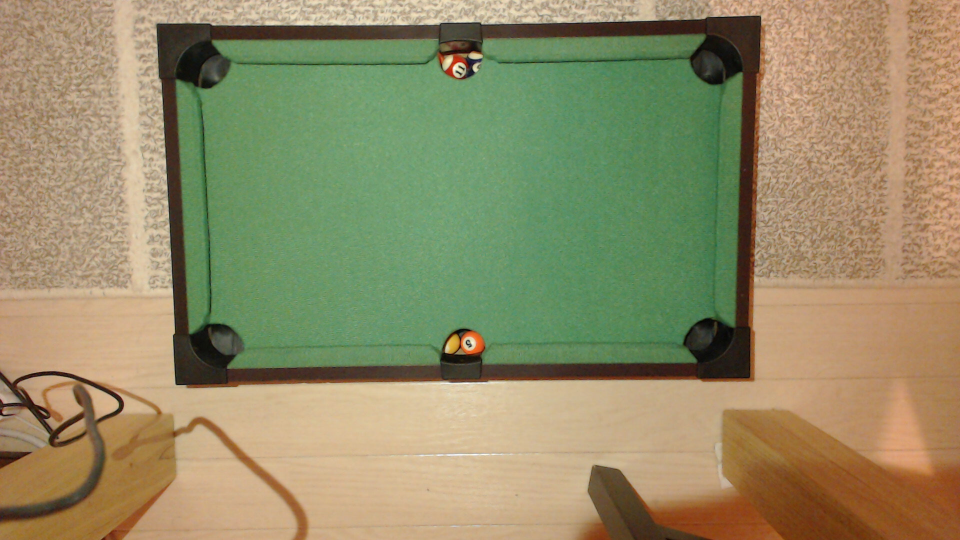
#> input picture photos/20170921/2017-09-21-185800.jpg, 1920 x 1080 px (shown at 1/2 size)
$ python 20170921.py   (Python 2 division)   (older library calls are emulated)
#> lines starting #> are read from the running program, lines starting #| are printed output that depends on the picture; after the words box and inside, x2 and y2 are one past the last pixel; in counts of white or black regions, pixels touching at a corner belong together
# -*- coding: utf-8

import cv2
import numpy as np


def main():
    images=[
        'photos/20170921/2017-09-21-185800.jpg',
        'photos/20170921/2017-09-21-185805.jpg',
        'photos/20170921/2017-09-21-185809.jpg',
        'photos/20170921/2017-09-21-185841.jpg',
        'photos/20170921/2017-09-21-185847.jpg',
        'photos/20170921/2017-09-21-185852.jpg',
    ]

    for img in images:
        img = cv2.imread(img)
#> img is the input picture: shape (1080, 1920, 3); mean B, G, R 102.7, 139.9, 146.1

        img_org = img.copy()

        # 表示
        cv2.imshow('original', img)
        cv2.waitKey(0)
        cv2.destroyAllWindows()

        # バイラテラルフィルタ（平滑化）
        img = cv2.bilateralFilter(img, 0, 24, 2)

        # 表示
        cv2.imshow('bilateral filter', img)
        cv2.waitKey(0)
        cv2.destroyAllWindows()

        # HSVカラー空間に変換
        img = cv2.cvtColor(img, cv2.COLOR_BGR2HSV)
#> img: shape (1080, 1920, 3); mean H, S, V 30.3, 96, 160.8

        # 表示
        cv2.imshow('HSV', img)
        cv2.waitKey(0)
        cv2.destroyAllWindows()

        # [30 lines of commented-out code are left out]
        greenLower = (40, 60, 40)
        greenUpper = (90, 255, 255)

	mask = cv2.inRange(img, greenLower, greenUpper)
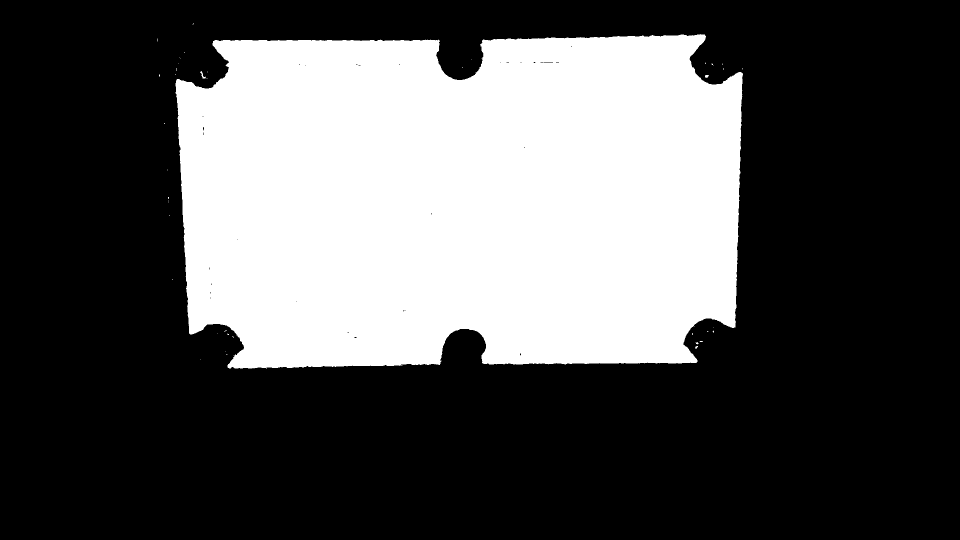
#> mask: shape (1080, 1920) (shown at 1/2 size); 33% white; 44 white regions (40 under 20 px), largest, box (x1, y1, x2, y2) and area: (351, 68, 1486, 737) 683841, (400, 142, 412, 157) 55, (1410, 150, 1418, 156) 34, (1390, 692, 1396, 698) 20
	mask = cv2.erode(mask, None, iterations=2)
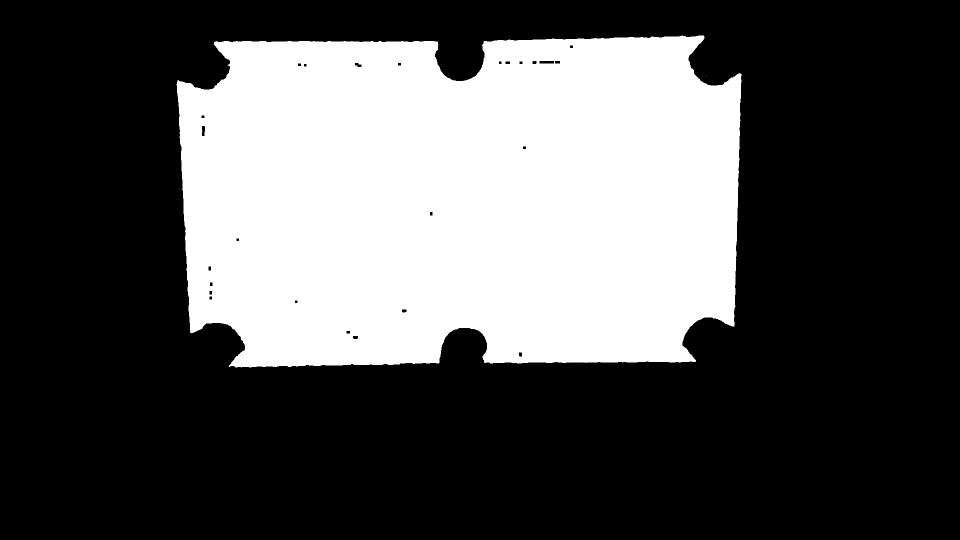
#> mask: shape (1080, 1920) (shown at 1/2 size); 32.5% white; 2 white regions (1 under 20 px), largest, box (x1, y1, x2, y2) and area: (353, 71, 1483, 735) 673412
	mask = cv2.dilate(mask, None, iterations=2)
#> mask: shape (1080, 1920); 33% white; 2 white regions

        cv2.imshow('image', mask)
        cv2.waitKey(0)
        cv2.destroyAllWindows()

        # 輪郭検出
	_, contours, _  = cv2.findContours(mask.copy(), cv2.RETR_EXTERNAL,
		                          cv2.CHAIN_APPROX_SIMPLE)
#> contours = 2 contours, 1 with area under 20; largest, box (x1, y1, x2, y2) and area: (351, 69, 1485, 737) 681746

        # 輪郭を面積が大きい順に並べ替える。
        contours.sort(key=cv2.contourArea, reverse=True)

        cv2.drawContours(img, contours, 0, (255,0,0), 3)
#> img: shape (1080, 1920, 3); mean H, S, V 32.3, 95.1, 159.9

        # 面積が一番大きい物を台とみなす
        pool = contours[0]
#> pool = contour of 1081 points, box (x1, y1, x2, y2) (351, 69, 1485, 737), area 681746

        cv2.imshow('pool', img)
        cv2.waitKey(0)
        cv2.destroyAllWindows()

        # ポケットで穴が開いているところを埋める
        # 埋めなくても大丈夫な気がするけど
        hull = cv2.convexHull(pool)
#> hull = contour of 21 points, box (x1, y1, x2, y2) (351, 69, 1485, 737), area 720097
        cv2.drawContours(img, [hull], 0, (255,255,255), 3)
#> img: shape (1080, 1920, 3); mean H, S, V 33.2, 96.7, 161.7

        # 黒いイメージに描画する
        height, width = img.shape[:2]
#> height = 1080; width = 1920
        img_solid_black = np.zeros((height, width, 3), np.uint8)
        img_hull = img_solid_black.copy()
        cv2.drawContours(img_hull, [hull], 0, (255,255,255), 3)
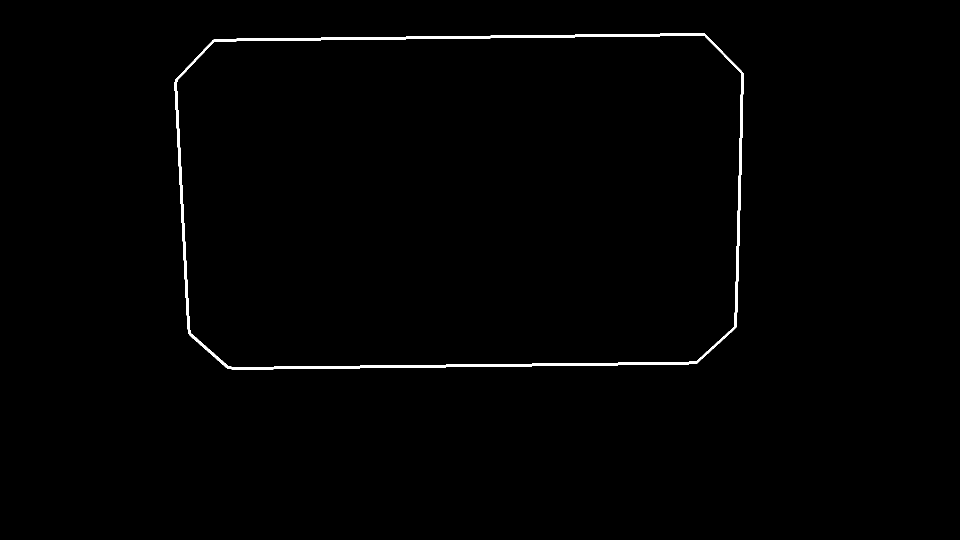
#> img_hull: shape (1080, 1920, 3) (shown at 1/2 size); 0.8% white; 1 white region, box (x1, y1, x2, y2) and area: (349, 67, 1487, 739) 16571

        cv2.imshow('hull', img_hull)
        cv2.waitKey(0)
        cv2.destroyAllWindows()

        # グレースケール
        gray = cv2.cvtColor(img_hull, cv2.COLOR_BGR2GRAY)

        # Cannyでエッジ検出
        edges = cv2.Canny(gray,50,150,apertureSize = 3)
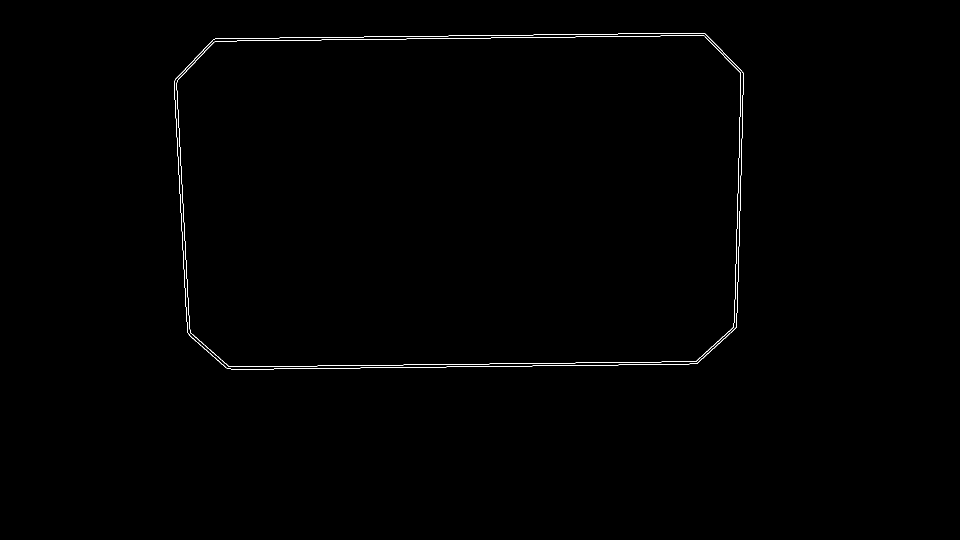
#> edges: shape (1080, 1920) (shown at 1/2 size); 0.34% white in thin lines or dots, all inside (x1, y1, x2, y2) = (348, 66, 1487, 739)

        # np.pi/360はnp.pi/180よりもよい結果を出す。分解能は高いほうがよい？？
        # ↑縦の線が180の時はしきい値を下げないと検出できない場合がある
        lines = cv2.HoughLines(edges, 1, np.pi/360, 250)
#> lines = [[1485, 0.0262], [1490, 0.0262], [-344, 3.09], [-339, 3.09], [736, 1.56], [741, 1.56], [84, 1.56], [79, 1.56], [90, 1.55]]

        # rhoでソートして似たような直線を配列上で近くに並ばせる
        lines = sorted(lines, key=lambda line: line[0][0])
#> lines = [[[-344, 3.09]], [[-339, 3.09]], [[79, 1.56]], [[84, 1.56]], [[90, 1.55]], [[736, 1.56]], [[741, 1.56]], [[1485, 0.0262]], [[1490, 0.0262]]]

        # 同じような直線同士の平均をとり一本の直線にまとめる
        lines_combined = []
        # 直線距離の差は10ピクセルまで
        max_diff_rho = 10
        # 角度の差は0.1度まで
        max_diff_theta = np.pi/3600

        current_line = lines[0]
#> current_line = [[-344, 3.09]]
        for i, line in enumerate(lines):
            rhoc, thetac = current_line[0]
            rho,theta = line[0]
            if(abs(rhoc - rho) > max_diff_rho) \
              and abs(rhoc - rho) > max_diff_theta:
                lines_combined.append(current_line)
                current_line = line
            else:
                current_line = [[(rhoc + rho) / 2.0, (thetac + theta) / 2.0]]
#> this loop made 9 passes
#> (rhoc, thetac, rho, theta, current_line) on passes 2, 4, 5, 7, 9: (-344, 3.09, -339, 3.09, [[-341.5, 3.09]]), (79, 1.56, 84, 1.56, [[81.5, 1.56]]), (81.5, 1.56, 90, 1.55, [[85.75, 1.56]]), (736, 1.56, 741, 1.56, [[738.5, 1.56]]), (1485, 0.0262, 1490, 0.0262, [[1487.5, 0.0262]])
#> (rhoc, thetac, rho, theta) on passes 1, 3, 6, 8: (-344, 3.09, -344, 3.09), (-341.5, 3.09, 79, 1.56), (85.75, 1.56, 736, 1.56), (738.5, 1.56, 1485, 0.0262)
#> after the loop, lines_combined = [[[-341.5, 3.09]], [[85.75, 1.56]], [[738.5, 1.56]]]
        lines_combined.append(current_line)

        lines =  lines_combined
#> lines = [[[-341.5, 3.09]], [[85.75, 1.56]], [[738.5, 1.56]], [[1487.5, 0.0262]]]

        for line in lines:
            rho,theta = line[0]
            a = np.cos(theta)
            b = np.sin(theta)
            x0 = a*rho
            y0 = b*rho
            # 3000は画像の幅より大きければよい適当な数字
            x1 = int(x0 + 3000*(-b))
            y1 = int(y0 + 3000*(a))
            x2 = int(x0 - 3000*(-b))
            y2 = int(y0 - 3000*(a))
            cv2.line(img, (x1,y1),(x2,y2), (255,255,0), 2)
#> this loop made 4 passes
#> (rho, theta, a, b, x0, y0, x1, y1) on passes 1 to 4: (-341.5, 3.09, -0.999, 0.0523, 341, -17.87, 184, -3013), (85.75, 1.56, 0.0131, 1, 1.12, 85.74, -2998, 125), (738.5, 1.56, 0.00873, 1, 6.44, 738.5, -2993, 764), (1487.5, 0.0262, 1, 0.0262, 1487, 38.94, 1408, 3037)
#> img: shape (1080, 1920, 3); mean H, S, V 34.3, 97.4, 160

        # 交点を求める
        for i in range(0, len(lines)-1):
            for j in range(i + 1, len(lines)):
                rho_i,theta_i = lines[i][0]
                rho_j,theta_j = lines[j][0]
                a_i = np.cos(theta_i)
                b_i = np.sin(theta_i)
                a_j = np.cos(theta_j)
                b_j = np.sin(theta_j)

                # 平行なものは交わらない（計算すると除算例外が発生する）
                if theta_i == theta_j:
                    continue

                # p = x * consθ + x * sinθ* y
                # p' = x * consθ' + x * sinθ'* y
                # 連立方程式を解くと以下の式がもとまる
                x = ((rho_i * b_j) - (rho_j) * (b_i)) / ((a_i * b_j) - (a_j * b_i))
                y = ((rho_i * a_j) - (rho_j) * (a_i)) / ((a_j * b_i) - (a_i * b_j))

                # 求めた交点を中心に円を描く
                cv2.circle(img, (int(x),int(y)), 50, (0, 0, 255), 3)
#> this loop made 3 passes
#> img: shape (1080, 1920, 3); mean H, S, V 34.2, 97.1, 160.4

        cv2.imshow('hough lines & cross points', img)
        cv2.waitKey(0)
        cv2.destroyAllWindows()
#> pass 2 of the loop in main, `for img in images:`:
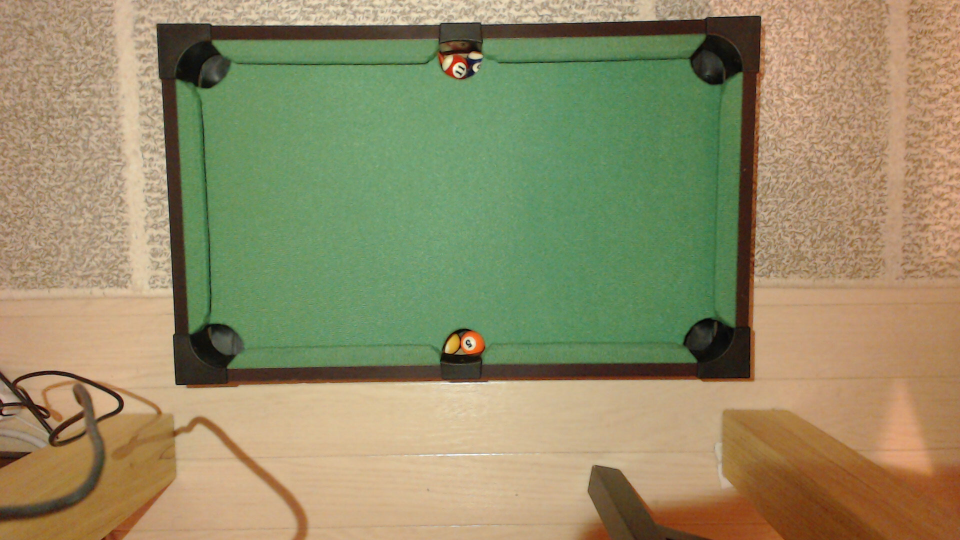
#> input picture photos/20170921/2017-09-21-185805.jpg, 1920 x 1080 px (shown at 1/2 size)
#> in main, img is the input picture: shape (1080, 1920, 3); mean B, G, R 102.9, 140.2, 146.6
#> in main, `mask = cv2.erode(mask, None, iterations=2)`:
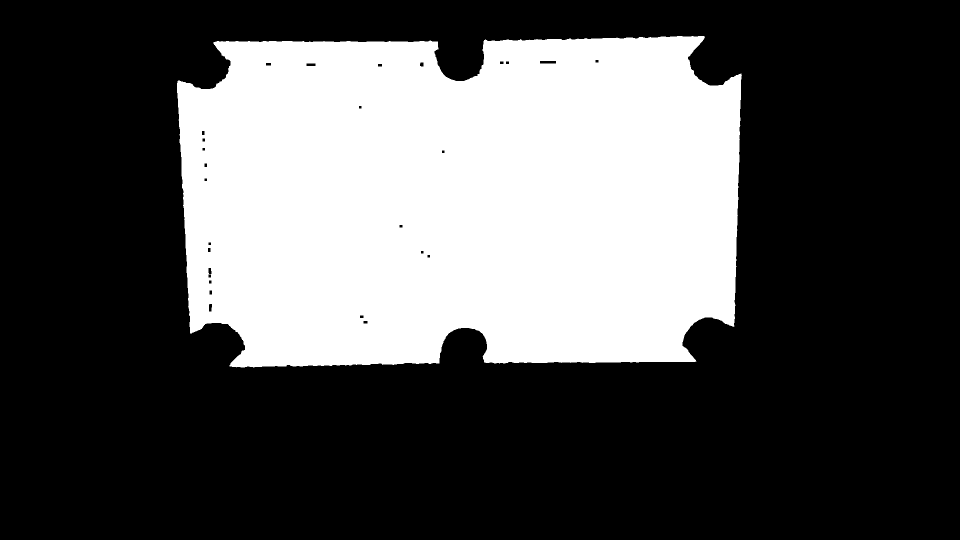
#> mask: shape (1080, 1920) (shown at 1/2 size); 32.5% white; 1 white region, box (x1, y1, x2, y2) and area: (354, 72, 1484, 735) 673298
#> contours = 1 contour; box (x1, y1, x2, y2) and area: (352, 70, 1486, 737) 681700
#> pool = contour of 1096 points, box (x1, y1, x2, y2) (352, 70, 1486, 737), area 681700
#> hull = contour of 25 points, box (x1, y1, x2, y2) (352, 70, 1486, 737), area 719556
#> img_hull: shape (1080, 1920, 3); 0.8% white; 1 white region, box (x1, y1, x2, y2) and area: (350, 68, 1488, 739) 16566
#> in main, `edges = cv2.Canny(gray,50,150,apertureSize = 3)`:
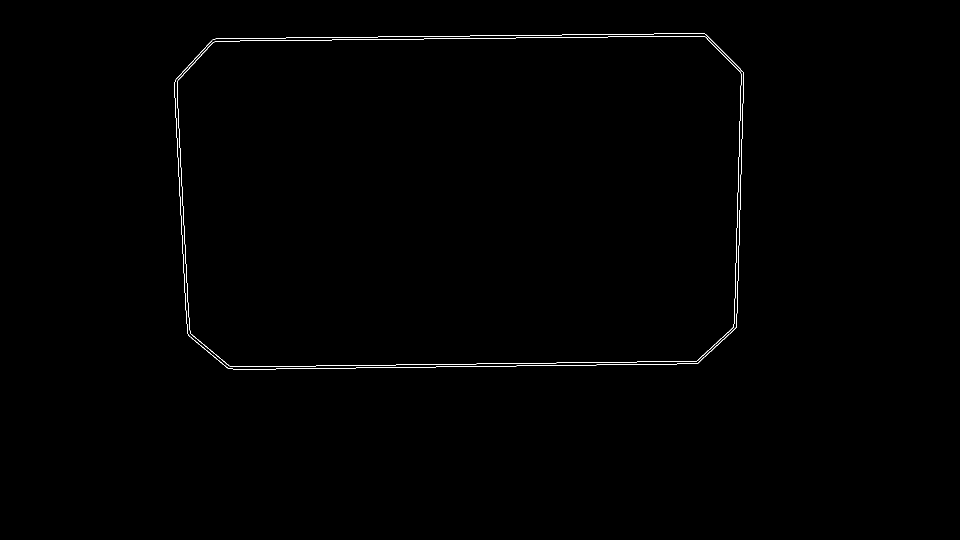
#> edges: shape (1080, 1920) (shown at 1/2 size); 0.34% white in thin lines or dots, all inside (x1, y1, x2, y2) = (349, 67, 1488, 739)
#> in main, `lines = cv2.HoughLines(edges, 1, np.pi/360, 250)`: lines = [[85, 1.56], [80, 1.56], [1485, 0.0262], [1490, 0.0262], [90, 1.55], [736, 1.56], [741, 1.56], [-339, 3.09], [-344, 3.09]]
#> in main, `lines = sorted(lines, key=lambda line: line[0][0])`: lines = [[[-344, 3.09]], [[-339, 3.09]], [[80, 1.56]], [[85, 1.56]], [[90, 1.55]], [[736, 1.56]], [[741, 1.56]], [[1485, 0.0262]], [[1490, 0.0262]]]
#> in main, `current_line = lines[0]`: current_line = [[-344, 3.09]]
#> the loop in main, `for i, line in enumerate(lines):` made 9 passes
#> (rhoc, thetac, rho, theta, current_line) on passes 2, 4, 5, 7, 9: (-344, 3.09, -339, 3.09, [[-341.5, 3.09]]), (80, 1.56, 85, 1.56, [[82.5, 1.56]]), (82.5, 1.56, 90, 1.55, [[86.25, 1.56]]), (736, 1.56, 741, 1.56, [[738.5, 1.56]]), (1485, 0.0262, 1490, 0.0262, [[1487.5, 0.0262]])
#> after the loop in main, `for i, line in enumerate(lines):`: lines_combined = [[[-341.5, 3.09]], [[86.25, 1.56]], [[738.5, 1.56]]]
#> in main, `lines =  lines_combined`: lines = [[[-341.5, 3.09]], [[86.25, 1.56]], [[738.5, 1.56]], [[1487.5, 0.0262]]]
#> the loop in main, `for line in lines:` made 4 passes
#> the loop in main, `for i in range(0, len(lines)-1):` made 3 passes
#> pass 3 of the loop in main, `for img in images:`:
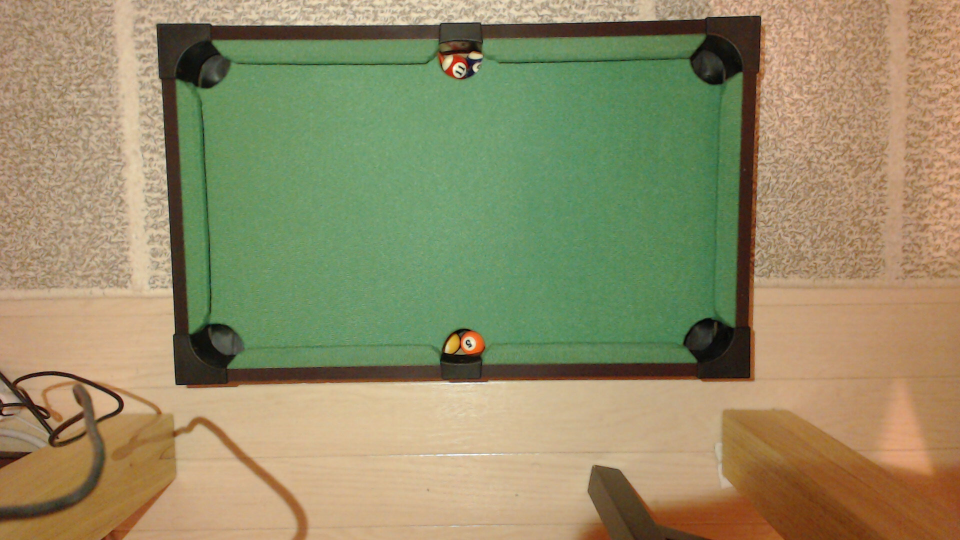
#> input picture photos/20170921/2017-09-21-185809.jpg, 1920 x 1080 px (shown at 1/2 size)
#> in main, img is the input picture: shape (1080, 1920, 3); mean B, G, R 102.9, 140.2, 146.5
#> in main, `mask = cv2.erode(mask, None, iterations=2)`:
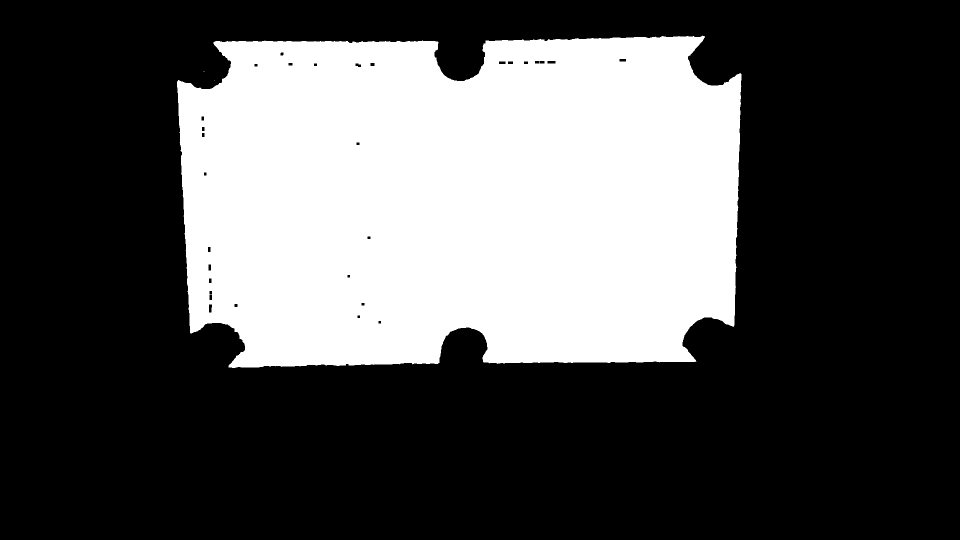
#> mask: shape (1080, 1920) (shown at 1/2 size); 32.5% white; 3 white regions (2 under 20 px), largest, box (x1, y1, x2, y2) and area: (354, 71, 1483, 736) 673090
#> contours = 3 contours, 1 with area under 20; largest, box (x1, y1, x2, y2) and area: (352, 69, 1485, 738) 681738, (405, 140, 411, 146) 24
#> pool = contour of 1157 points, box (x1, y1, x2, y2) (352, 69, 1485, 738), area 681738
#> hull = contour of 30 points, box (x1, y1, x2, y2) (352, 69, 1485, 738), area 720120
#> img_hull: shape (1080, 1920, 3); 0.79% white; 1 white region, box (x1, y1, x2, y2) and area: (350, 67, 1487, 740) 16463
#> in main, `edges = cv2.Canny(gray,50,150,apertureSize = 3)`:
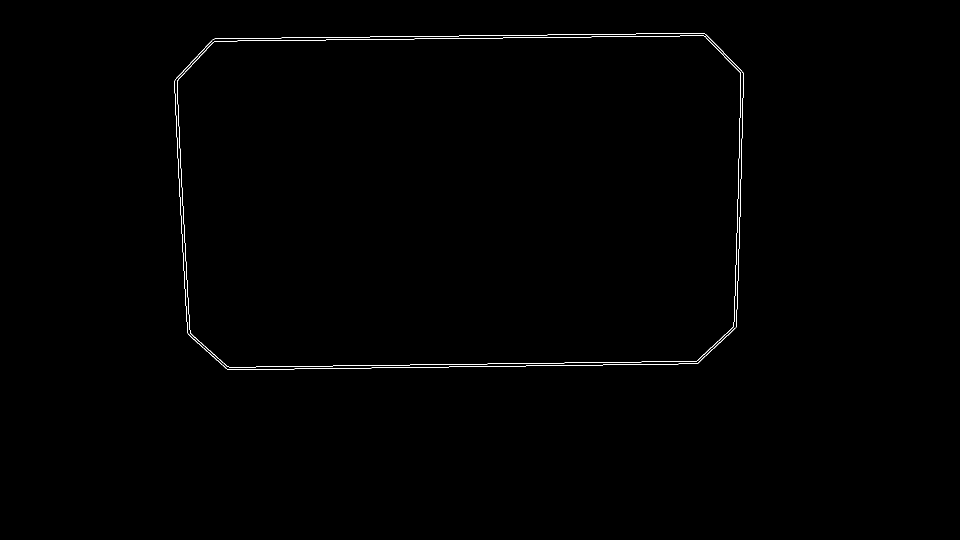
#> edges: shape (1080, 1920) (shown at 1/2 size); 0.34% white in thin lines or dots, all inside (x1, y1, x2, y2) = (349, 66, 1487, 740)
#> in main, `lines = cv2.HoughLines(edges, 1, np.pi/360, 250)`: lines = [[85, 1.56], [80, 1.56], [1485, 0.0262], [1490, 0.0262], [-344, 3.09], [-339, 3.09], [90, 1.55]]
#> in main, `lines = sorted(lines, key=lambda line: line[0][0])`: lines = [[[-344, 3.09]], [[-339, 3.09]], [[80, 1.56]], [[85, 1.56]], [[90, 1.55]], [[1485, 0.0262]], [[1490, 0.0262]]]
#> in main, `current_line = lines[0]`: current_line = [[-344, 3.09]]
#> the loop in main, `for i, line in enumerate(lines):` made 7 passes
#> after the loop in main, `for i, line in enumerate(lines):`: lines_combined = [[[-341.5, 3.09]], [[86.25, 1.56]]]
#> in main, `lines =  lines_combined`: lines = [[[-341.5, 3.09]], [[86.25, 1.56]], [[1487.5, 0.0262]]]
#> the loop in main, `for line in lines:` made 3 passes
#> (rho, theta, a, b, x0, y0, x1, y1) on passes 1 to 3: (-341.5, 3.09, -0.999, 0.0523, 341, -17.87, 184, -3013), (86.25, 1.56, 0.0131, 1, 1.13, 86.24, -2998, 125), (1487.5, 0.0262, 1, 0.0262, 1487, 38.94, 1408, 3037)
#> the loop in main, `for i in range(0, len(lines)-1):` made 2 passes
#> the loop made 6 passes; the first 3 are shown

        # [18 lines of commented-out code are left out]


if __name__ == '__main__':
    main()
